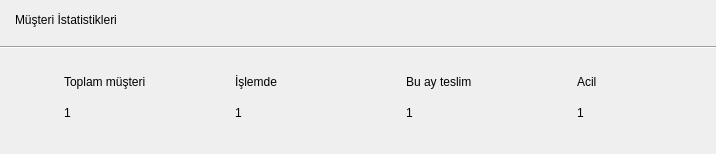
         <widget class="QWidget" name="statistics" native="true">
          <property name="maximumSize">
           <size>
            <width>16777215</width>
            <height>175</height>
           </size>
          </property>
          <property name="styleSheet">
           <string notr="true">QWidget[statistics=header]
{
  background-color: #292929;
  border-radius: 12px;
}

QWidget[statistics=main] {
  background-color: #1e1e1e;
  border: 2px solid #292929;
  border-radius: 12px;
}

Line[statistics=seperator]{
background-color: #444444;
}

QLabel[statistics=headerLabel]
{
  color: white;
  font-size: 14px;
  font-weight: bold;
  background-color: transparent;
}

QWidget[statistics=card]{
  background-color: #292929;
  border-radius: 12px;
}

QLabel[statistics=baseLabel]{
	font: 15px;
}


QLabel[statistics=label]{
	font: 30px;
}</string>
          </property>
          <property name="statistics" stdset="0">
           <string>main</string>
          </property>
          <layout class="QVBoxLayout" name="verticalLayout">
           <property name="sizeConstraint">
            <enum>QLayout::SizeConstraint::SetDefaultConstraint</enum>
           </property>
           <property name="leftMargin">
            <number>0</number>
           </property>
           <property name="topMargin">
            <number>0</number>
           </property>
           <property name="rightMargin">
            <number>0</number>
           </property>
           <item>
            <widget class="QWidget" name="statisticsHeader" native="true">
             <property name="minimumSize">
              <size>
               <width>0</width>
               <height>40</height>
              </size>
             </property>
             <property name="maximumSize">
              <size>
               <width>16777215</width>
               <height>40</height>
              </size>
             </property>
             <property name="styleSheet">
              <string notr="true"/>
             </property>
             <property name="statistics" stdset="0">
              <string>header</string>
             </property>
             <layout class="QHBoxLayout" name="horizontalLayout_14">
              <property name="leftMargin">
               <number>15</number>
              </property>
              <property name="topMargin">
               <number>0</number>
              </property>
              <property name="rightMargin">
               <number>0</number>
              </property>
              <property name="bottomMargin">
               <number>0</number>
              </property>
              <item>
               <widget class="QLabel" name="statisticsHeaderLabel">
                <property name="styleSheet">
                 <string notr="true"/>
                </property>
                <property name="text">
                 <string>Müşteri İstatistikleri</string>
                </property>
                <property name="card" stdset="0">
                 <string>headerLabel</string>
                </property>
                <property name="statistics" stdset="0">
                 <string>headerLabel</string>
                </property>
               </widget>
              </item>
              <item>
               <spacer name="statisticsHeaderSpacer">
                <property name="orientation">
                 <enum>Qt::Orientation::Horizontal</enum>
                </property>
                <property name="sizeHint" stdset="0">
                 <size>
                  <width>13</width>
                  <height>20</height>
                 </size>
                </property>
               </spacer>
              </item>
             </layout>
            </widget>
           </item>
           <item>
            <widget class="Line" name="statisticsSeperator">
             <property name="minimumSize">
              <size>
               <width>0</width>
               <height>3</height>
              </size>
             </property>
             <property name="maximumSize">
              <size>
               <width>16777215</width>
               <height>2</height>
              </size>
             </property>
             <property name="acceptDrops">
              <bool>false</bool>
             </property>
             <property name="styleSheet">
              <string notr="true"/>
             </property>
             <property name="lineWidth">
              <number>1</number>
             </property>
             <property name="midLineWidth">
              <number>0</number>
             </property>
             <property name="orientation">
              <enum>Qt::Orientation::Horizontal</enum>
             </property>
             <property name="statistics" stdset="0">
              <string>seperator</string>
             </property>
            </widget>
           </item>
           <item>
            <widget class="QWidget" name="statisticsContent" native="true">
             <layout class="QHBoxLayout" name="horizontalLayout">
              <item>
               <spacer name="horizontalSpacer_4">
                <property name="orientation">
                 <enum>Qt::Orientation::Horizontal</enum>
                </property>
                <property name="sizeHint" stdset="0">
                 <size>
                  <width>40</width>
                  <height>20</height>
                 </size>
                </property>
               </spacer>
              </item>
              <item>
               <widget class="QWidget" name="totalCustomer" native="true">
                <property name="minimumSize">
                 <size>
                  <width>125</width>
                  <height>70</height>
                 </size>
                </property>
                <property name="maximumSize">
                 <size>
                  <width>125</width>
                  <height>70</height>
                 </size>
                </property>
                <property name="statistics" stdset="0">
                 <string>card</string>
                </property>
                <layout class="QVBoxLayout" name="verticalLayout_5">
                 <property name="leftMargin">
                  <number>15</number>
                 </property>
                 <property name="topMargin">
                  <number>5</number>
                 </property>
                 <item>
                  <widget class="QLabel" name="headLabel">
                   <property name="text">
                    <string>Toplam müşteri</string>
                   </property>
                   <property name="statistics" stdset="0">
                    <string>baseLabel</string>
                   </property>
                  </widget>
                 </item>
                 <item>
                  <widget class="QLabel" name="label">
                   <property name="text">
                    <string>1</string>
                   </property>
                   <property name="statistics" stdset="0">
                    <string>label</string>
                   </property>
                  </widget>
                 </item>
                </layout>
               </widget>
              </item>
              <item>
               <spacer name="horizontalSpacer_5">
                <property name="orientation">
                 <enum>Qt::Orientation::Horizontal</enum>
                </property>
                <property name="sizeHint" stdset="0">
                 <size>
                  <width>40</width>
                  <height>20</height>
                 </size>
                </property>
               </spacer>
              </item>
              <item>
               <widget class="QWidget" name="totalCustomer_2" native="true">
                <property name="minimumSize">
                 <size>
                  <width>125</width>
                  <height>70</height>
                 </size>
                </property>
                <property name="maximumSize">
                 <size>
                  <width>125</width>
                  <height>70</height>
                 </size>
                </property>
                <property name="statistics" stdset="0">
                 <string>card</string>
                </property>
                <layout class="QVBoxLayout" name="verticalLayout_8">
                 <property name="leftMargin">
                  <number>15</number>
                 </property>
                 <property name="topMargin">
                  <number>5</number>
                 </property>
                 <item>
                  <widget class="QLabel" name="headLabel_2">
                   <property name="text">
                    <string>İşlemde</string>
                   </property>
                   <property name="statistics" stdset="0">
                    <string>baseLabel</string>
                   </property>
                  </widget>
                 </item>
                 <item>
                  <widget class="QLabel" name="label_2">
                   <property name="text">
                    <string>1</string>
                   </property>
                   <property name="statistics" stdset="0">
                    <string>label</string>
                   </property>
                  </widget>
                 </item>
                </layout>
               </widget>
              </item>
              <item>
               <spacer name="horizontalSpacer_6">
                <property name="orientation">
                 <enum>Qt::Orientation::Horizontal</enum>
                </property>
                <property name="sizeHint" stdset="0">
                 <size>
                  <width>40</width>
                  <height>20</height>
                 </size>
                </property>
               </spacer>
              </item>
              <item>
               <widget class="QWidget" name="totalCustomer_3" native="true">
                <property name="minimumSize">
                 <size>
                  <width>125</width>
                  <height>70</height>
                 </size>
                </property>
                <property name="maximumSize">
                 <size>
                  <width>125</width>
                  <height>70</height>
                 </size>
                </property>
                <property name="statistics" stdset="0">
                 <string>card</string>
                </property>
                <layout class="QVBoxLayout" name="verticalLayout_9">
                 <property name="leftMargin">
                  <number>15</number>
                 </property>
                 <property name="topMargin">
                  <number>5</number>
                 </property>
                 <item>
                  <widget class="QLabel" name="headLabel_3">
                   <property name="text">
                    <string>Bu ay teslim</string>
                   </property>
                   <property name="statistics" stdset="0">
                    <string>baseLabel</string>
                   </property>
                  </widget>
                 </item>
                 <item>
                  <widget class="QLabel" name="label_3">
                   <property name="text">
                    <string>1</string>
                   </property>
                   <property name="statistics" stdset="0">
                    <string>label</string>
                   </property>
                  </widget>
                 </item>
                </layout>
               </widget>
              </item>
              <item>
               <spacer name="horizontalSpacer_7">
                <property name="orientation">
                 <enum>Qt::Orientation::Horizontal</enum>
                </property>
                <property name="sizeHint" stdset="0">
                 <size>
                  <width>40</width>
                  <height>20</height>
                 </size>
                </property>
               </spacer>
              </item>
              <item>
               <widget class="QWidget" name="totalCustomer_4" native="true">
                <property name="minimumSize">
                 <size>
                  <width>125</width>
                  <height>70</height>
                 </size>
                </property>
                <property name="maximumSize">
                 <size>
                  <width>16777215</width>
                  <height>70</height>
                 </size>
                </property>
                <property name="statistics" stdset="0">
                 <string>card</string>
                </property>
                <layout class="QVBoxLayout" name="verticalLayout_16">
                 <property name="leftMargin">
                  <number>15</number>
                 </property>
                 <property name="topMargin">
                  <number>5</number>
                 </property>
                 <item>
                  <widget class="QLabel" name="headLabel_4">
                   <property name="text">
                    <string>Acil</string>
                   </property>
                   <property name="statistics" stdset="0">
                    <string>baseLabel</string>
                   </property>
                  </widget>
                 </item>
                 <item>
                  <widget class="QLabel" name="label_4">
                   <property name="text">
                    <string>1</string>
                   </property>
                   <property name="statistics" stdset="0">
                    <string>label</string>
                   </property>
                  </widget>
                 </item>
                </layout>
               </widget>
              </item>
              <item>
               <spacer name="horizontalSpacer">
                <property name="orientation">
                 <enum>Qt::Orientation::Horizontal</enum>
                </property>
                <property name="sizeHint" stdset="0">
                 <size>
                  <width>20</width>
                  <height>40</height>
                 </size>
                </property>
               </spacer>
              </item>
             </layout>
            </widget>
           </item>
          </layout>
         </widget>
